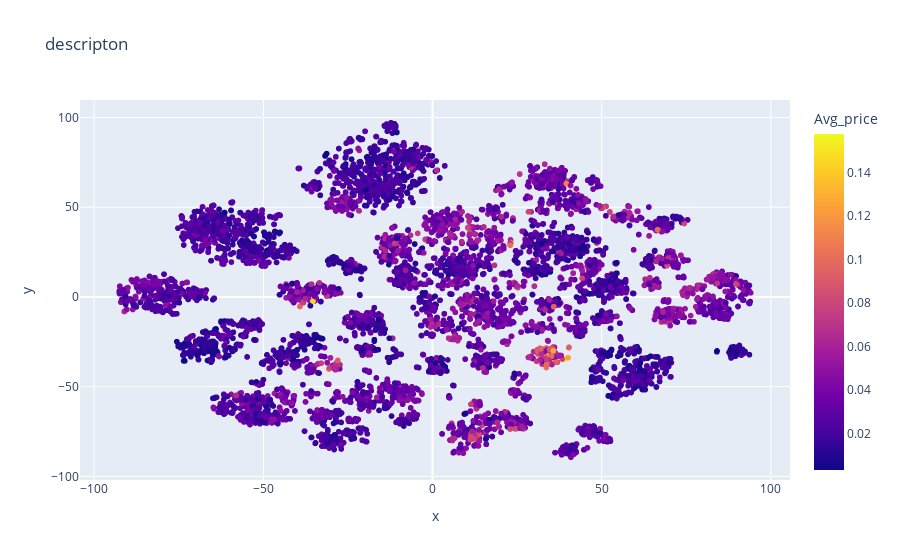

Notebook source saved alongside this figure:
### Code cell
hero.scatterplot(df, col='tsnedistilbert',color="Avg_price",title="descripton")

### Figure 1 — Plotly figure (JSON) as saved in the notebook; plotly's stock layout.template omitted (floating-point values rounded to 4 significant figures; data arrays with more than 128 entries replaced by an {"elided": "..."} marker saying what was removed)
{"data": [{"hovertemplate": "x=%{x}<br>y=%{y}<br>Avg_price=%{marker.color}<extra></extra>", "legendgroup": "", "marker": {"color": {"elided": "10000 float values"}, "coloraxis": "coloraxis", "symbol": "circle"}, "mode": "markers", "name": "", "showlegend": false, "type": "scattergl", "x": {"elided": "10000 float values"}, "xaxis": "x", "y": {"elided": "10000 float values"}, "yaxis": "y"}], "layout": {"coloraxis": {"colorbar": {"title": {"text": "Avg_price"}}, "colorscale": [[0, "#0d0887"], [0.1111, "#46039f"], [0.2222, "#7201a8"], [0.3333, "#9c179e"], [0.4444, "#bd3786"], [0.5556, "#d8576b"], [0.6667, "#ed7953"], [0.7778, "#fb9f3a"], [0.8889, "#fdca26"], [1, "#f0f921"]]}, "legend": {"tracegroupgap": 0}, "title": {"text": "descripton"}, "xaxis": {"anchor": "y", "domain": [0, 1], "title": {"text": "x"}}, "yaxis": {"anchor": "x", "domain": [0, 1], "title": {"text": "y"}}}}
